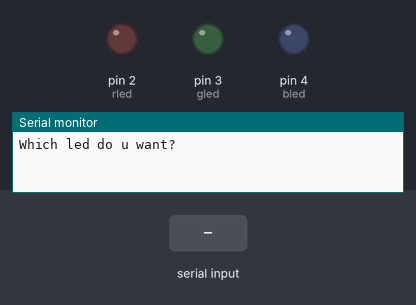
Recording of a sketch running on a simulated Arduino Uno, built with avr-gcc and run on an emulated ATmega328P. Shown: output pins drawn as LEDs (lit = HIGH), the last lines printed to the serial monitor. The test bench sets the inputs (shaded band).

Above: at 1.2 s.
1.3 s: "red" received over Serial
At 3.1 s:
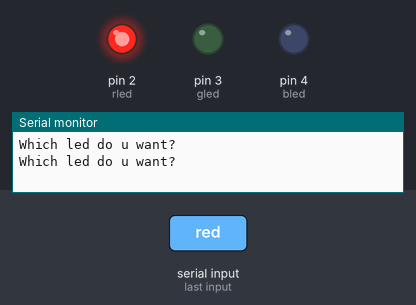
3.8 s: "green" received over Serial
At 6.0 s:
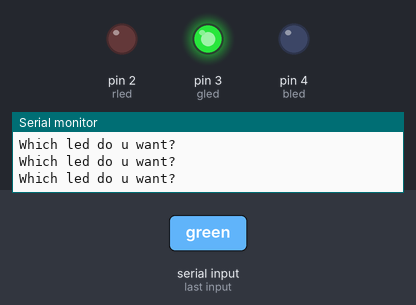
6.3 s: "blue" received over Serial
At 8.1 s:
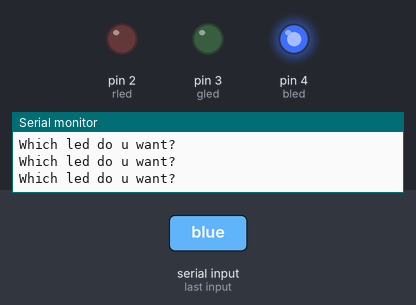
Timing chart, 0 to 9.6 s (numbered marks = the images above; inputs shaded):
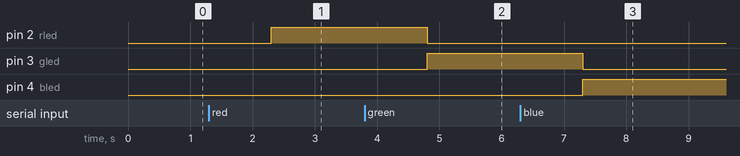

The sketch:

tutorial19.ino
```cpp
String color;
String msg="Which led do u want?";
int rled=2,gled=3,bled=4;

void setup()
{
  Serial.begin(9600);
  pinMode(rled,OUTPUT);
  pinMode(gled,OUTPUT);
  pinMode(bled,OUTPUT);

}

void loop()
{
  Serial.println(msg);
  while(Serial.available()==0){
  }
  color=Serial.readString();
  if(color=="red"){
    digitalWrite(rled,HIGH);
    digitalWrite(gled,LOW);
    digitalWrite(bled,LOW);}
  if(color=="green"){
    digitalWrite(rled,LOW);
    digitalWrite(gled,HIGH);
    digitalWrite(bled,LOW);}
  if(color=="blue"){
    digitalWrite(rled,LOW);
    digitalWrite(gled,LOW);
    digitalWrite(bled,HIGH);}

}
```

Measured:
- after the input at 1.3 s, pin 2 (rled): LOW → HIGH after 1.0 s
- after the input at 3.8 s, pin 2 (rled): HIGH → LOW after 1.0 s; pin 3 (gled): LOW → HIGH after 1.0 s
- after the input at 6.3 s, pin 3 (gled): HIGH → LOW after 1.0 s; pin 4 (bled): LOW → HIGH after 1.0 s
